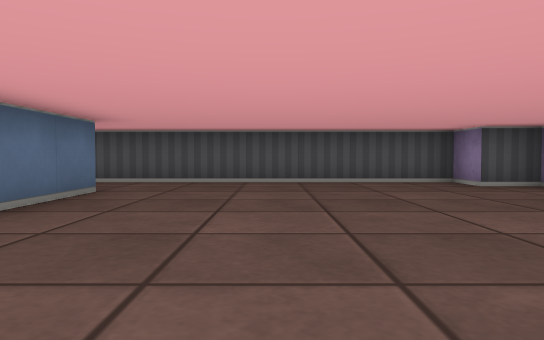
view 1 (above)

17 first-person views from a walk through a cub3D ray-caster map. The camera is about half as high as the walls, tilts 2° down and sees 70° across. The floor is counted in squares. Each view is taken from the middle of a square. On the plan, view 1 faces up. The plan holds only what a view shows up to about 9 squares ahead; the rest is blank.

view 2
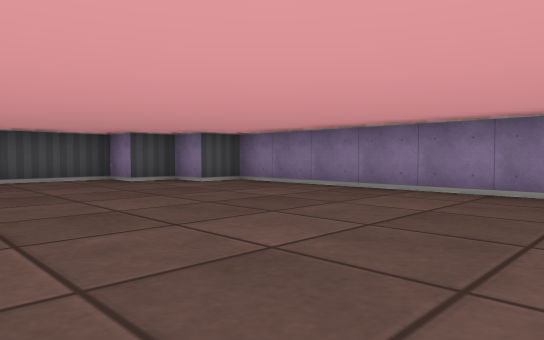

view 3
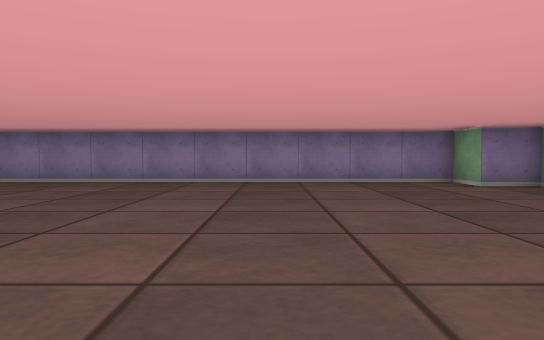

view 4
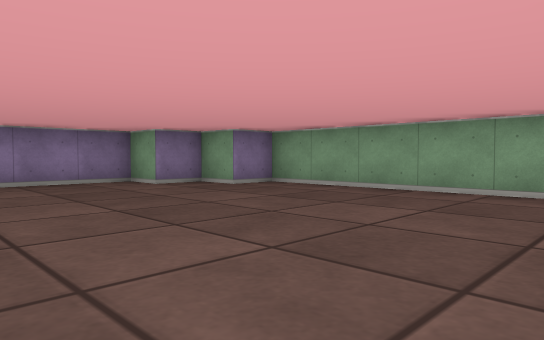

view 5
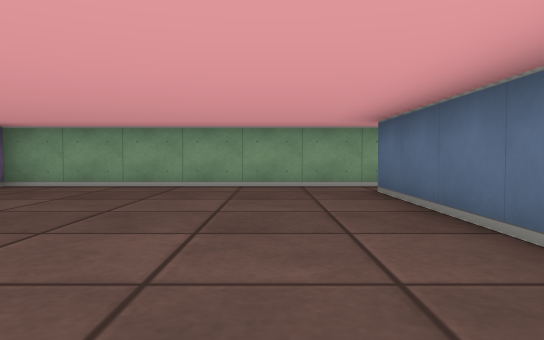

view 6
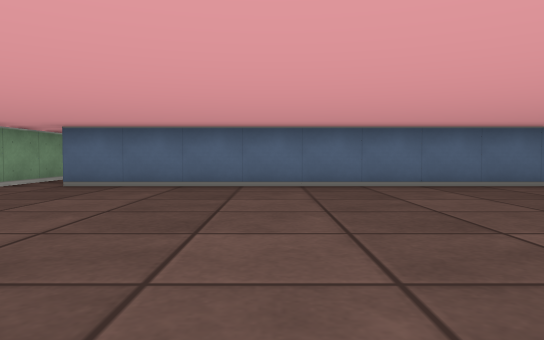

view 7
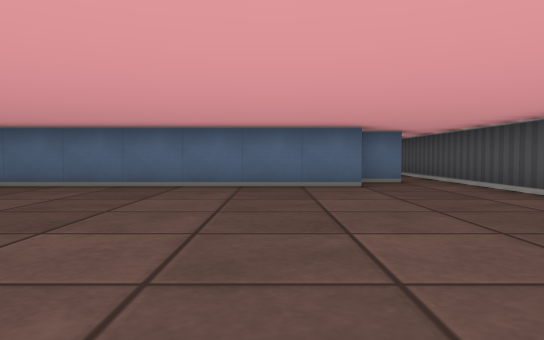

view 8
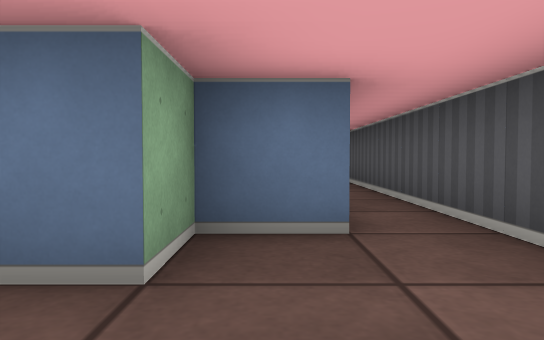

view 9
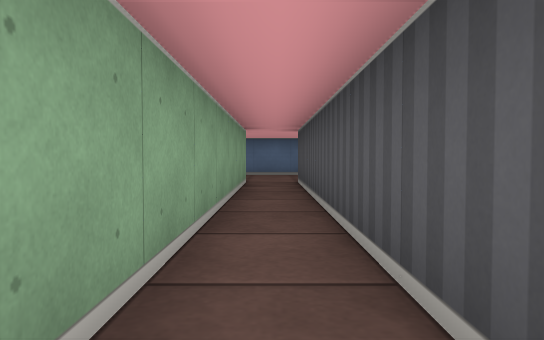

view 10
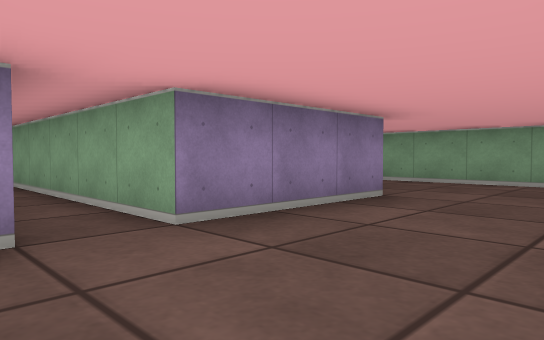

view 11
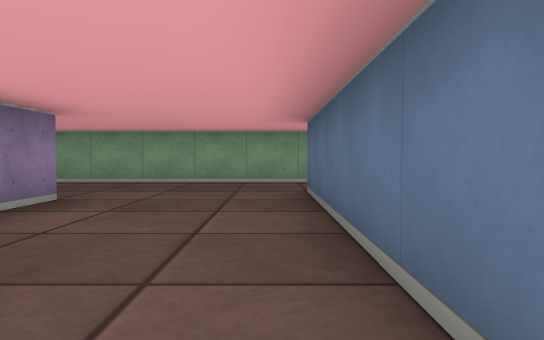

view 12
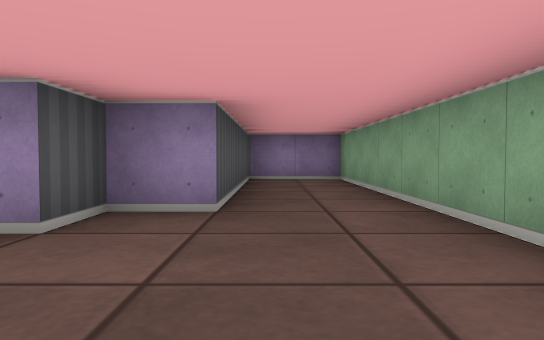

view 13
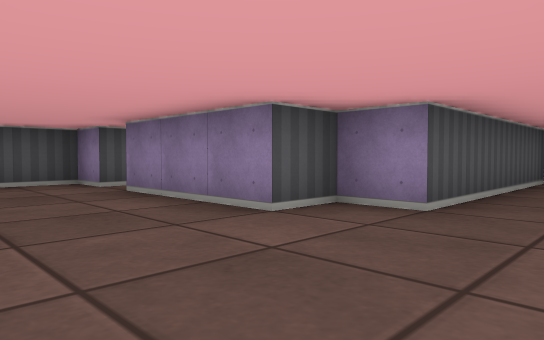

view 14
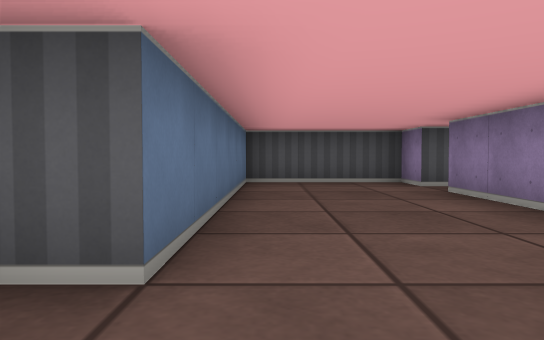

view 15
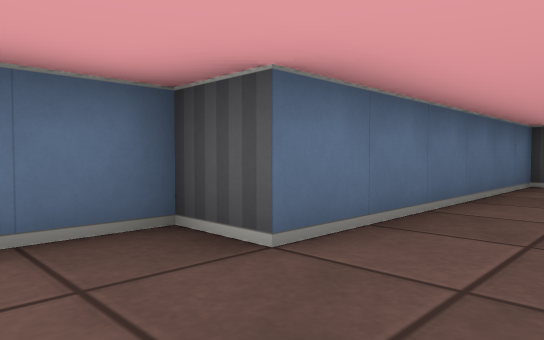

view 16
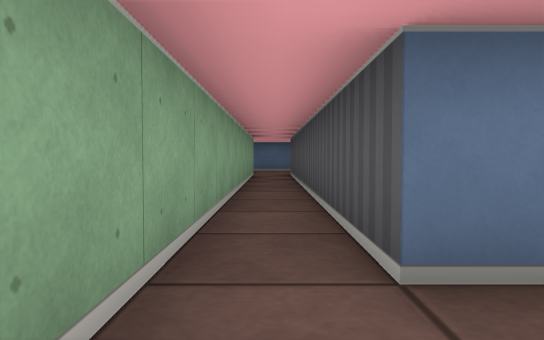

view 17
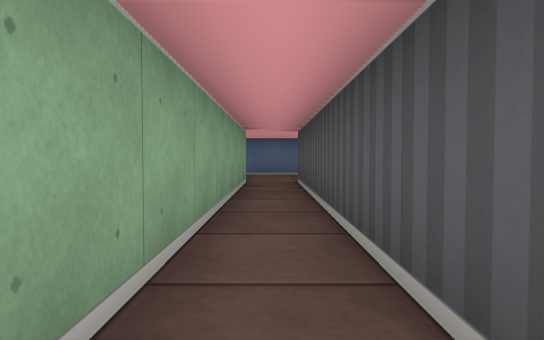

### Floor plan
Ten units are one square. View 1 is at (0, 0); x grows to the right and y downward. Boxes are objects, and circles mark ways between rooms. Rooms are numbered by the first view taken in them; rooms with no view inside come last. Other rooms are left out.
<svg viewBox="-160 -90 220 170">
<path fill="none" stroke="#000" d="M-35 -66 -35 -55 -25 -55 -25 65 -115 65M-115 -65 -46 -65M-114 75 35 75 35 65 45 65 45 55 55 55 55 -55 45 -55 45 -65 35 -65 35 -75 -115 -75M-148 -5 -55 -5 -55 -25 -105 -25 -105 -35 -115 -35 -115 -65M-115 -75 -115 -85 -145 -85 -145 -25 -155 -25 -155 -14"/>
<circle cx="-110" cy="-70" r="3" fill="#2a7"/>
<text x="0" y="0">1</text>
<text x="-120" y="-30">2</text>
</svg>
Room 1 opens to room 2.

Where each view was taken, in squares from view 1:
view 1: 0 up, 0 right, facing up
view 2: 1 down, 0 right, facing up-right
view 3: 2 down, 2 left, facing right
view 4: 2 down, 2 left, facing down-right
view 5: 1 down, 1 left, facing down
view 6: 3 down, 4 right, facing left
view 7: 4 up, 4 right, facing left
view 8: 6 up, 1 left, facing left
view 9: 7 up, 4 left, facing left
view 10: 8 up, 14 left, facing down-right
view 11: 8 up, 14 left, facing down
view 12: 2 up, 14 left, facing right
view 13: 1 up, 14 left, facing up-right
view 14: 1 up, 14 left, facing up
view 15: 1 up, 13 left, facing up-left
view 16: 7 down, 1 left, facing left
view 17: 7 down, 4 left, facing left
